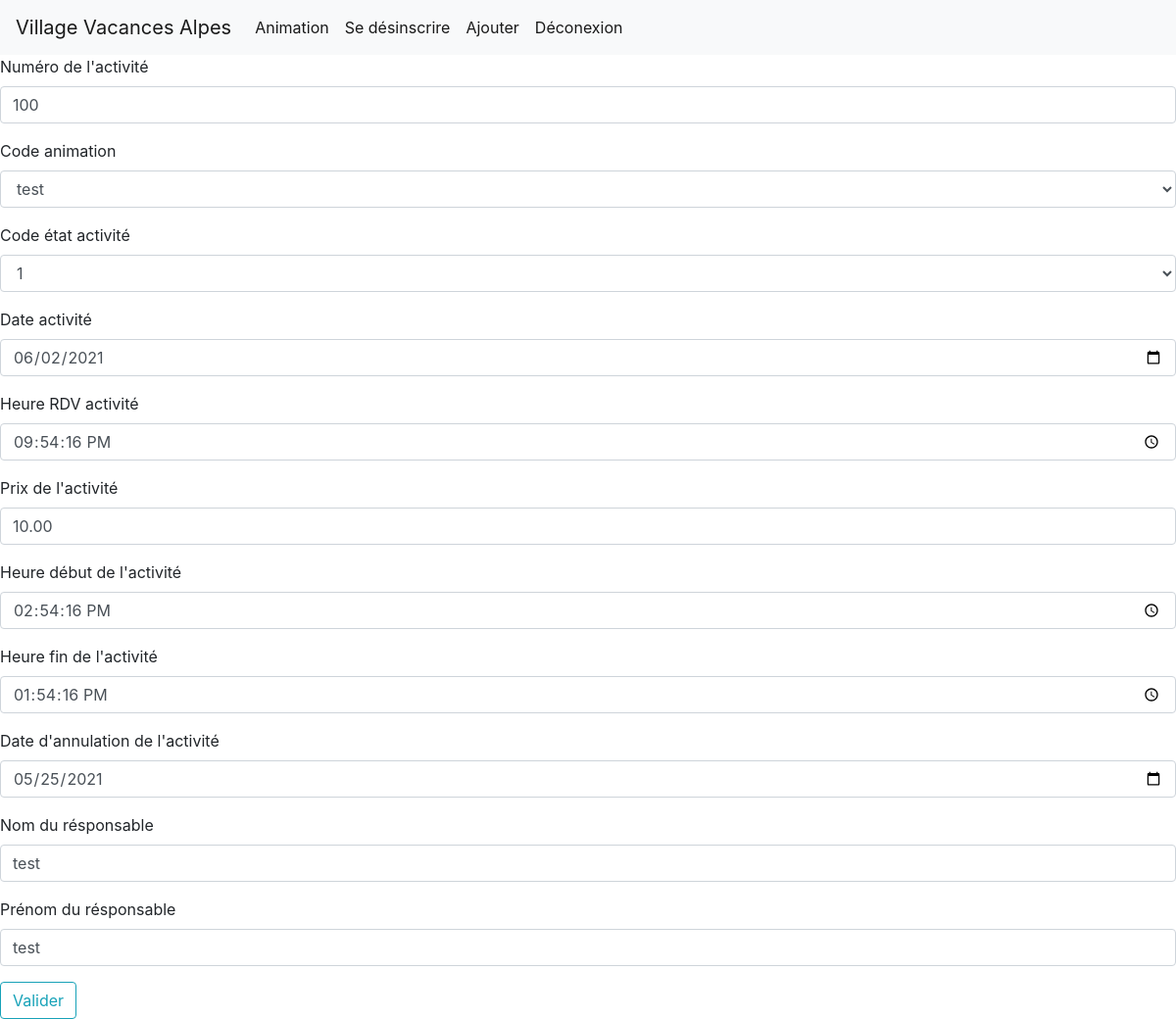
Screenshot of /index.php?page=modifierActivite&noAct=100 (signed in) with the database file from the repository.
### tables this page shows
CREATE TABLE `activite` (
  `NOACT` int(4) NOT NULL,
  `CODEANIM` char(8) NOT NULL,
  `CODEETATACT` char(2) NOT NULL,
  `DATEACT` date NOT NULL,
  `HRRDVACT` time DEFAULT NULL,
  `PRIXACT` decimal(7,2) DEFAULT NULL,
  `HRDEBUTACT` time DEFAULT NULL,
  `HRFINACT` time DEFAULT NULL,
  `DATEANNULEACT` date DEFAULT NULL,
  `NOMRESP` char(40) DEFAULT NULL,
  `PRENOMRESP` char(30) DEFAULT NULL
);

### modifierActivite.php (the view, shortened to what this page needs)
<?php
$noAct = $_GET['noAct'];
$bdd = bddConnect();
mysqli_set_charset($bdd, "utf8");
$req = "SELECT * FROM ACTIVITE WHERE NOACT = $noAct";
$res = mysqli_query($bdd, $req);
$donnees = mysqli_fetch_assoc($res);
$dtAct = $donnees['DATEACT'];
$heureRdvAct = $donnees['HRRDVACT'];
$prixAct = $donnees['PRIXACT'];
$heureDebutAct = $donnees['HRDEBUTACT'];
$heureFinAct = $donnees['HRFINACT'];
$dateAnulAct = $donnees['DATEANNULEACT'];
$nomResp = $donnees['NOMRESP'];
$prenomResp = $donnees['PRENOMRESP'];
?>
<form action="traitement/trt_modifierActivite.php" method="post">
    <div class="form-group">
        <label for="exampleFormControlInput1">Numéro de l'activité</label>
        <input type="text" class="form-control" id="exampleFormControlInput1" placeholder="Entrez un numéro d'activité" name="noAct" value="<?php echo $noAct ?>">
    </div>
    <div class="form-group">
        <label for="exampleFormControlSelect1">Code animation</label>
        <select class='form-control' id='exampleFormControlSelect1' name='cdAnim'>
            <?php
            $req = "SELECT * FROM ANIMATION";
            $res = mysqli_query($bdd, $req);
            while ($donnees = mysqli_fetch_assoc($res)) {
            ?>
                <option> <?php echo $donnees['CODEANIM'] ?> </option>
            <?php
            }
            ?>
        </select>
    </div>
    <div class="form-group">
        <label for="exampleFormControlSelect1">Code état activité</label>
        <select class='form-control' id='exampleFormControlSelect1' name='cdEtatAct'>
            <?php
            $req = "SELECT * FROM ETAT_ACT";
            $res = mysqli_query($bdd, $req);
            while ($donnees = mysqli_fetch_assoc($res)) {
            ?>
                <option> <?php echo $donnees['CODEETATACT'] ?> </option>
            <?php
            }
            ?>
        </select>
    </div>
    <div class="form-group">
        <label for="exampleFormControlInput1">Date activité</label>
        <input type="date" class="form-control" id="exampleFormControlInput1" placeholder="Entrez la date de l'activité" name="dateActivite" value="<?php echo $dtAct ?>">
    </div>
    <div class="form-group">
        <label for="exampleFormControlInput1">Heure RDV activité</label>
        <input type="time" step="1" class="form-control" id="exampleFormControlInput1" placeholder="Entrez l'heure de RDV de l'activité" name="heureRDV" value="<?php echo $heureRdvAct ?>">
    </div>
    <div class="form-group">
        <label for="exampleFormControlInput1">Prix de l'activité</label>
        <input type="number" class="form-control" id="exampleFormControlInput1" placeholder="Entrez le prix de l'activité" name="prixAct" value="<?php echo $prixAct ?>">
    </div>
    <div class="form-group">
        <label for="exampleFormControlInput1">Heure début de l'activité</label>
        <input type="time" step="1" class="form-control" id="exampleFormControlInput1" placeholder="Entrez l'heure de début de l'activité" name="heureDBT" value="<?php echo $heureDebutAct ?>">
    </div>
    <div class="form-group">
        <label for="exampleFormControlInput1">Heure fin de l'activité</label>
        <input type="time" step="1" class="form-control" id="exampleFormControlInput1" placeholder="Entrez l'heure de fin de l'activité" name="heureFIN" value="<?php echo $heureFinAct ?>">
    </div>
    <div class="form-group">
        <label for="exampleFormControlInput1">Date d'annulation de l'activité</label>
        <input type="date" class="form-control" id="exampleFormControlInput1" placeholder="Entrez une date d'annulation de l'activité" name="dtAnnulActivite" value="<?php echo $dateAnulAct ?>">
    </div>
    <div class="form-group">
        <label for="exampleFormControlInput1">Nom du résponsable</label>
        <input type="text" class="form-control" id="exampleFormControlInput1" placeholder="Entrez le nom du responsable" name="nomResponsable" value="<?php echo $nomResp ?>">
    </div>
    <div class="form-group">
        <label for="exampleFormControlInput1">Prénom du résponsable</label>
        <input type="text" class="form-control" id="exampleFormControlInput1" placeholder="Entrez une difficulté" name="prenomResponsable" value="<?php echo $prenomResp ?>">
    </div>
    <button type="submit" class="btn btn-outline-info">Valider</button>
</form>

### rows the page displays
activite: dateActivite "06/02/2021", heureRDV "21:54:16", prixAct "10.00", heureDBT "14:54:16", heureFIN "13:54:16", dtAnnulActivite "05/25/2021", nomResponsable "test", prenomResponsable "test"

### other values shown
form field cdAnim "test"
form field cdEtatAct "1"
